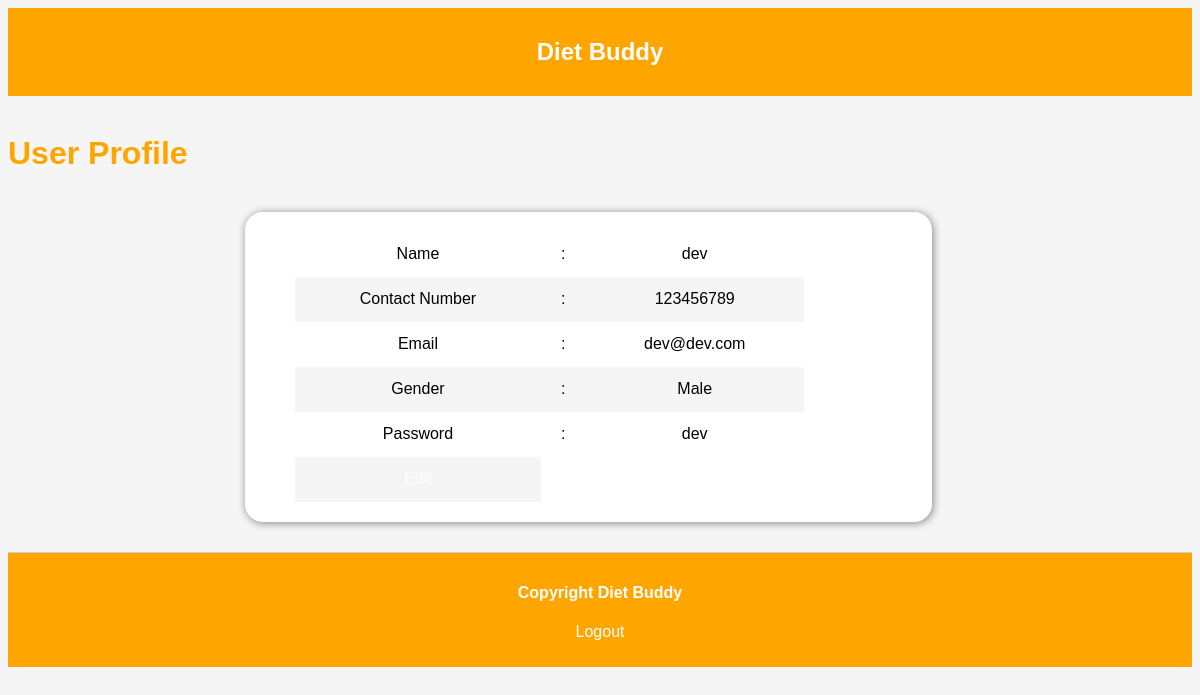
The app's page /profile2.php?id=15 (signed in) with its own data.
### tables this page shows
CREATE TABLE `user_registration` (
  `id` int(50) NOT NULL,
  `name` varchar(100) DEFAULT NULL,
  `cno` varchar(100) DEFAULT NULL,
  `email` varchar(100) DEFAULT NULL,
  `gender` varchar(100) DEFAULT NULL,
  `age` varchar(100) DEFAULT NULL
);

### profile2.php (the view, shortened to what this page needs)
<?php
    include('connection.php');
    $dietPlanId = $_GET['id'];
    $query = $db->prepare("SELECT * FROM user_registration WHERE id = :dietPlanId");
    $query->bindValue(':dietPlanId', $dietPlanId, PDO::PARAM_INT);
    $query->execute();
    $dietPlan = $query->fetch(PDO::FETCH_OBJ);
?>
<!DOCTYPE html>
<html>
<head>
</head>
<body>
    <div id="full">
        <div id="inner_full">
            <div id="header"><h2><a href="user-home.php">Diet Buddy</a></h2></div>
            <div id="body">
                <br>
                <h1>User Profile</h1><br>
                <div class="main">
                    <div class="card">
                        <div class="card-body">
                            <table>
                                <tbody>
                                    <tr>
                                        <td>Name</td>
                                        <td>:</td>
                                        <td><center><?= $dietPlan->name; ?></center></td>
                                    </tr>
                                    <tr>
                                        <td>Contact Number</td>
                                        <td>:</td>
                                        <td><center><?= $dietPlan->cno; ?></center></td>
                                    </tr>
                                    <tr>
                                        <td>Email</td>
                                        <td>:</td>
                                        <td><center><?= $dietPlan->email; ?></center></td>
                                    </tr>
                                    <tr>
                                        <td>Gender</td>
                                        <td>:</td>
                                        <td><center><?= $dietPlan->gender; ?></center></td>
                                    </tr>
                                    <tr>
                                        <td>Password</td>
                                        <td>:</td>
                                        <td><center><?= $dietPlan->age; ?></center></td>
                                    </tr>
                                    <tr>
                                    <?php
                                        $q=$db->query("SELECT * FROM user_registration ");
                                        if($r1=$q->fetch(PDO::FETCH_OBJ))
                                        {
                                    ?>
                                    <td><a href="edituserprofile.php?id=<?= $r1->id; ?>">Edit</a></td>
                                    <?php
                                        }
                                    ?>
                                    </tr>
                                </tbody>
                            </table>
                        </div>
                    </div>
                </div>
                <div id="footer" height='70px'>
                    <h4 align="center"> Copyright Diet Buddy</h4>
                    <p align="center"> <a href="index.php">Logout </a> </p>
                </div>
            </div>
        </div>
    </div>
</body>
</html>

### profile2.php (style rules this page uses)
body { font-family: Arial, sans-serif; background-color: #f5f5f5; color: black; }
h1, h2 { color: orange; }
h4 { color: white; }
a { color: white; text-decoration: none; }
#header { background-color: orange; color: #fff; padding: 10px; text-align: center; }
#footer { background-color: orange; border-top: 1px solid #ccc; padding: 10px; text-align: center; }
table { border-collapse: collapse; width: 100%; }
th, td { padding: 10px; text-align: center; }
tr:nth-child(even) { background-color: #f5f5f5; }
body { font-family: Arial; }
.main { margin-left: 20%; font-size: 28px; width: 58%; }
.main .card { background-color: #fff; border-radius: 18px; box-shadow: 1px 1px 8px 0 grey; height: auto; margin-bottom: 30px; padding: 20px 0 20px 50px; }
.main .card table { border: none; font-size: 16px; height: 270px; width: 80%; }

### records on screen
user_registration: name "dev", cno "123456789", email "dev@dev.com", gender "Male", age "dev"
